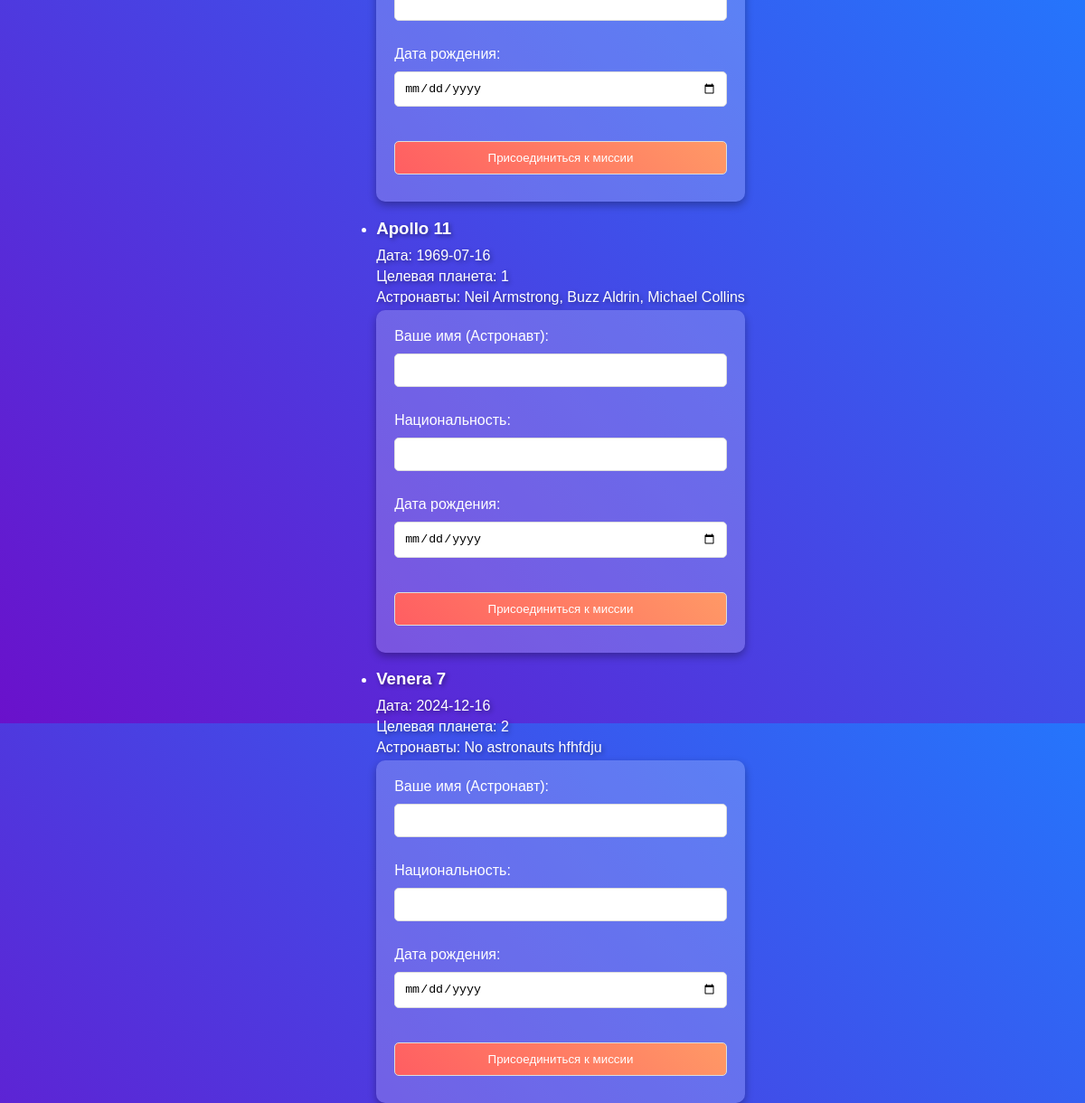
The page / on the database its author committed.
### tables this page shows
CREATE TABLE space_missions (
                    id INTEGER PRIMARY KEY AUTOINCREMENT,
                    mission_name TEXT NOT NULL,
                    mission_date TEXT,
                    target_planet_id INTEGER,
                    astronauts_involved TEXT,
                    mission_description TEXT,
                    FOREIGN KEY (target_planet_id) REFERENCES planets (id)
                );

### app.py (the view)
@app.route('/')
def index():
    missions = get_db_data("SELECT * FROM space_missions")
    return render_template('index.html', missions=missions)

### app.py (called while the page is built)
def get_db_data(query, params=()):
    conn = sqlite3.connect('space_exploration.db')
    cursor = conn.cursor()
    cursor.execute(query, params)
    data = cursor.fetchall()
    conn.close()
    return data

### templates/index.html (shortened to what this page needs)
<!DOCTYPE html>
<html lang="ru">
<head>
</head>
<body>
    <ul>
        {% for mission in missions %}
            <li>
                <h3>{{ mission[1] }}</h3>
                <p>Дата: {{ mission[2] }}</p>
                <p>Целевая планета: {{ mission[3] }}</p>
                <p>Астронавты: {{ mission[4] }}</p>
                <form action="/book" method="POST">
                    <label for="name">Ваше имя (Астронавт):</label><br>
                    <input type="text" id="name" name="name" required><br><br>
                    <label for="nationality">Национальность:</label><br>
                    <input type="text" id="nationality" name="nationality" required><br><br>
                    <label for="birth_date">Дата рождения:</label><br>
                    <input type="date" id="birth_date" name="birth_date" required><br><br>
                    <input type="submit" value="Присоединиться к миссии">
                </form>
            </li>
        {% endfor %}
    </ul>
</body>
</html>

### templates/index.html (style rules this page uses)
body { font-family: Arial, sans-serif; margin: 0; padding: 0; background: linear-gradient(45deg, #6a11cb, #2575fc); color: white; height: 100vh; display: flex; flex-direction: column; justify-content: center; align-items: center; }
h3 { margin-bottom: 10px; }
p { margin: 5px 0; }
form { background: rgba(255, 255, 255, 0.2); padding: 20px; border-radius: 10px; box-shadow: 0px 4px 10px rgba(0, 0, 0, 0.3); }
label { font-size: 16px; margin-bottom: 5px; }
input[type="text"], input[type="date"], input[type="email"], input[type="submit"] { width: 100%; padding: 10px; margin: 10px 0; border: 1px solid #ddd; border-radius: 5px; box-sizing: border-box; }
input[type="submit"] { background: linear-gradient(45deg, #ff5e62, #ff9966); color: white; cursor: pointer; transition: background 0.3s; }
h1, h2, h3, p { text-shadow: 2px 2px 5px rgba(0, 0, 0, 0.4); }

### rows shown on the page
space_missions: mission_name "Apollo 11", mission_date "1969-07-16", target_planet "1", astronauts_involved "Neil Armstrong, Buzz Aldrin, Michael Collins"
space_missions: mission_name "Venera 7", mission_date "2024-12-16", target_planet "2", astronauts_involved "No astronauts hfhfdju"
